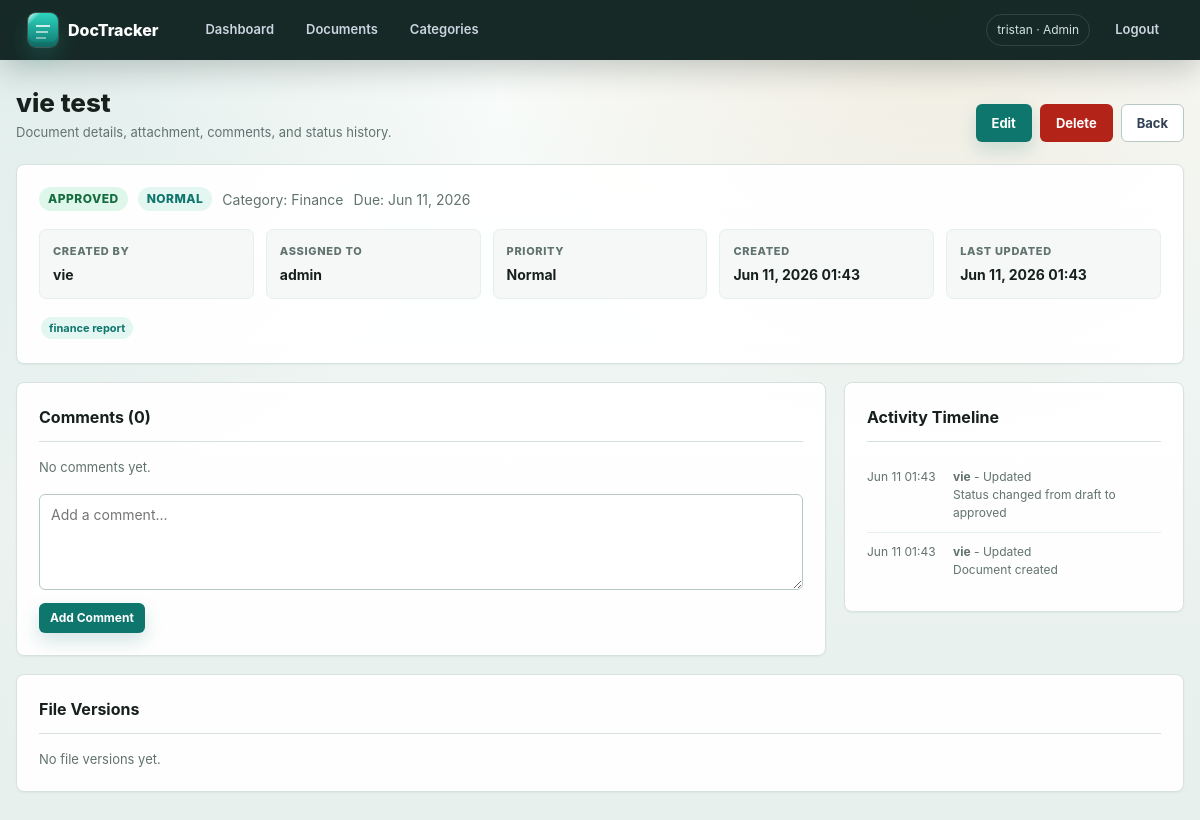
Page /documents/9/ (signed in) on the earlier database version.
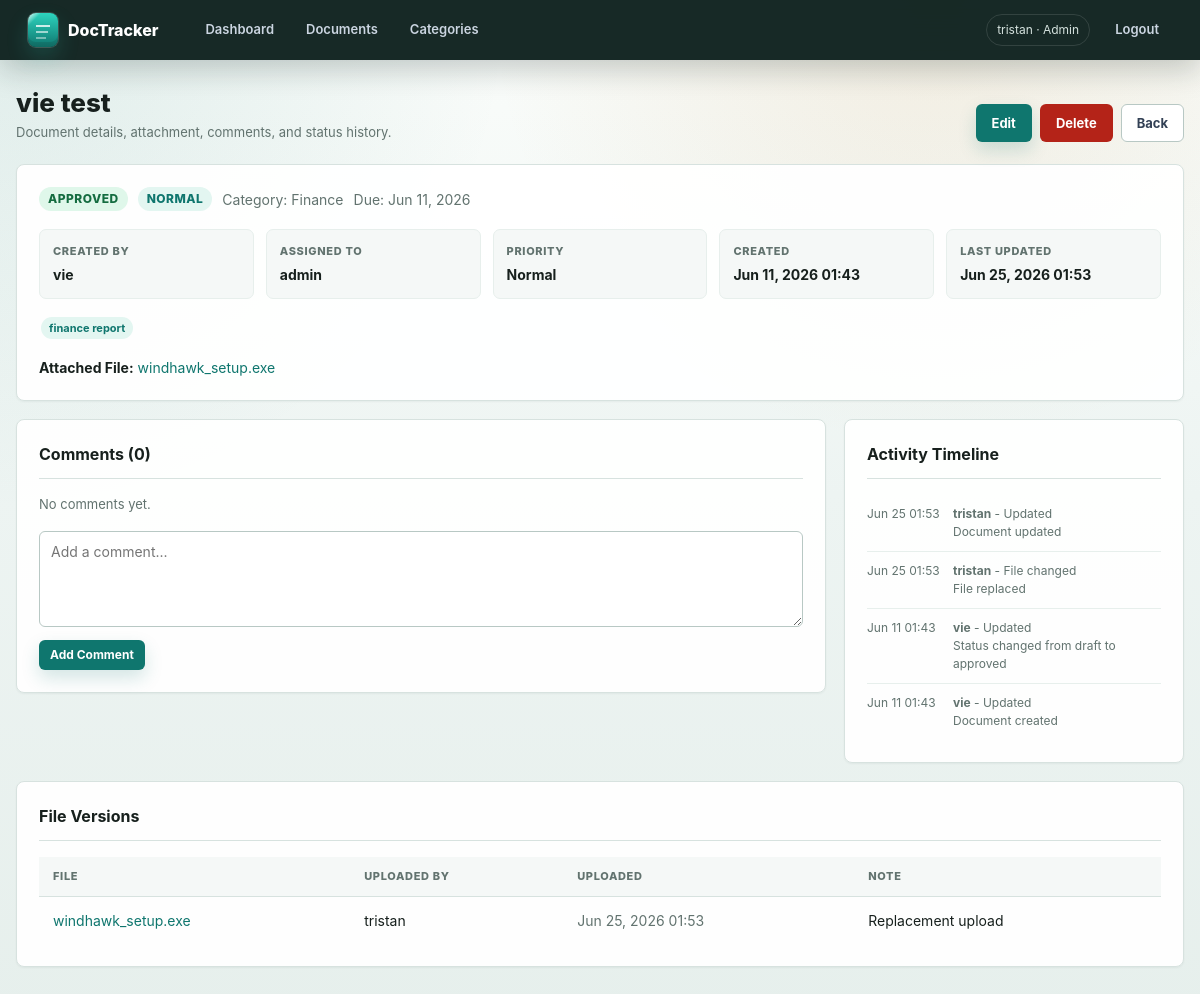
Same page on the later database version.
### documents/models.py (models this page shows, shortened)
class Document(models.Model):
    STATUS_CHOICES = [
        ('draft', 'Draft'),
        ('review', 'Under Review'),
        ('approved', 'Approved'),
        ('archived', 'Archived'),
    ]
    PRIORITY_CHOICES = [
        ('low', 'Low'),
        ('normal', 'Normal'),
        ('high', 'High'),
        ('urgent', 'Urgent'),
    ]
    title = models.CharField(max_length=255)
    description = models.TextField(blank=True)
    category = models.ForeignKey(Category, on_delete=models.SET_NULL, null=True, blank=True)
    status = models.CharField(max_length=50, default='draft')
    priority = models.CharField(max_length=20, choices=PRIORITY_CHOICES, default='normal')
    file = models.FileField(upload_to='documents/', null=True, blank=True)
    tags = models.CharField(max_length=500, blank=True, help_text="Comma-separated tags")
    created_by = models.ForeignKey(User, on_delete=models.SET_NULL, null=True, related_name='created_docs')
    assigned_to = models.ForeignKey(User, on_delete=models.SET_NULL, null=True, blank=True, related_name='assigned_docs')
    created_at = models.DateTimeField(auto_now_add=True)
    updated_at = models.DateTimeField(auto_now=True)
    due_date = models.DateField(null=True, blank=True)
    class Meta:
        ordering = ['-created_at']
    def get_tags_list(self):
        return [t.strip() for t in self.tags.split(',') if t.strip()]
    def get_status_display(self):
        status = DocumentStatus.objects.filter(code=self.status).first()
        if status:
            return status.label
        return dict(self.STATUS_CHOICES).get(self.status, self.status)
    @property
    def status_badge_class(self):
        return slugify(self.status) or 'custom'
    @property
    def is_overdue(self):
        return bool(self.due_date and self.due_date < timezone.localdate() and self.status not in ['approved', 'archived'])
    @property
    def is_due_soon(self):
        if not self.due_date or self.status in ['approved', 'archived']:
            return False
        today = timezone.localdate()
        return today <= self.due_date <= today + timedelta(days=7)

class DocumentHistory(models.Model):
    CHANGE_TYPES = [
        ('created', 'Created'),
        ('updated', 'Updated'),
        ('status', 'Status changed'),
        ('file', 'File changed'),
        ('comment', 'Comment added'),
    ]
    document = models.ForeignKey(Document, on_delete=models.CASCADE, related_name='history')
    changed_by = models.ForeignKey(User, on_delete=models.SET_NULL, null=True)
    change_type = models.CharField(max_length=20, choices=CHANGE_TYPES, default='updated')
    change_note = models.TextField()
    old_status = models.CharField(max_length=50, blank=True)
    new_status = models.CharField(max_length=50, blank=True)
    timestamp = models.DateTimeField(auto_now_add=True)
    class Meta:
        ordering = ['-timestamp']

class DocumentStatus(models.Model):
    code = models.SlugField(max_length=20, unique=True)
    label = models.CharField(max_length=50)
    allowed_next_statuses = models.ManyToManyField(
        'self',
        symmetrical=False,
        blank=True,
        related_name='previous_statuses',
        help_text="Statuses a document can move to from this status.",
    )
    created_at = models.DateTimeField(auto_now_add=True)
    class Meta:
        verbose_name_plural = "Document statuses"
        ordering = ['label']

class Category(models.Model):
    name = models.CharField(max_length=100, unique=True)
    description = models.TextField(blank=True)
    created_at = models.DateTimeField(auto_now_add=True)
    class Meta:
        verbose_name_plural = "Categories"
        ordering = ['name']

class DocumentFileVersion(models.Model):
    document = models.ForeignKey(Document, on_delete=models.CASCADE, related_name='file_versions')
    file = models.FileField(upload_to='documents/versions/')
    uploaded_by = models.ForeignKey(User, on_delete=models.SET_NULL, null=True)
    uploaded_at = models.DateTimeField(auto_now_add=True)
    note = models.TextField(blank=True)
    class Meta:
        ordering = ['-uploaded_at']

### documents/views.py (the view, shortened to what this page needs)
# urls.py: path('documents/<int:pk>/', views.document_detail, name='document_detail'),
@login_required
def document_detail(request, pk):
    doc = get_object_or_404(visible_documents(request.user), pk=pk)
    comment_form = CommentForm()
    comment_added = False
    comments = doc.comments.select_related('author').all()
    context = {
        'doc': doc,
        'can_manage_doc': can_manage_document(request.user, doc),
        'comment_form': comment_form,
        'history': doc.history.select_related('changed_by').all(),
        'comments': comments,
        'file_versions': doc.file_versions.select_related('uploaded_by').all(),
        'comment_added': comment_added,
    }
    template = 'documents/_comments_panel.html' if is_htmx(request) and request.method == 'POST' else 'documents/detail.html'
    return render(request, template, context)

### documents/forms.py
class CommentForm(forms.ModelForm):
    class Meta:
        model = Comment
        fields = ['text']
        widgets = {
            'text': forms.Textarea(attrs={'rows': 2, 'placeholder': 'Add a comment...'}),
        }
        labels = {'text': ''}

### documents/views.py (called while the page is built, shortened)
def is_htmx(request):
    return request.headers.get('HX-Request') == 'true'

def can_manage_document(user, document):
    if (
        user.is_staff or user.is_superuser or
        user_has_role(user, UserProfile.ROLE_ADMIN, UserProfile.ROLE_HR) or
        user.groups.filter(name__in=['Admin', 'Manager']).exists()
    ):
        return True

def can_view_all_documents(user):
    return (
        user.is_staff or user.is_superuser or
        user_has_role(user, UserProfile.ROLE_ADMIN, UserProfile.ROLE_HR) or
        user.groups.filter(name__in=['Admin', 'Manager', 'Viewer']).exists()
    )

def visible_documents(user):
    docs = Document.objects.select_related('category', 'created_by', 'assigned_to')
    if can_view_all_documents(user):
        return docs
    return docs.filter(Q(created_by=user) | Q(assigned_to=user))

### templates/documents/detail.html (shortened to what this page needs)
{% extends 'base.html' %}
{% block content %}
<div class="page-header">
  <div>
    <h1>{{ doc.title }}</h1>
    <p class="page-kicker">Document details, attachment, comments, and status history.</p>
  </div>
  <div class="actions">
    {% if can_manage_doc %}
    <a href="{% url 'document_edit' doc.pk %}" class="btn btn-primary">Edit</a>
    <a href="{% url 'document_delete' doc.pk %}" class="btn btn-danger">Delete</a>
    {% endif %}
    <a href="{% url 'document_list' %}" class="btn btn-secondary">Back</a>
  </div>
</div>
<div class="card">
  <div class="document-meta-line">
    <span class="badge badge-{{ doc.status_badge_class }}" style="font-size:12px;">{{ doc.get_status_display }}</span>
    <span class="badge badge-{{ doc.priority }}" style="font-size:12px;">{{ doc.get_priority_display }}</span>
    {% if doc.category %}<span class="text-muted">Category: {{ doc.category.name }}</span>{% endif %}
    {% if doc.due_date %}<span class="text-muted">Due: {{ doc.due_date|date:"M d, Y" }}</span>{% endif %}
  </div>
  <div class="detail-meta">
    <div class="meta-item">
      <div class="meta-label">Created By</div>
      <div class="meta-value">{{ doc.created_by.username|default:"-" }}</div>
    </div>
    <div class="meta-item">
      <div class="meta-label">Assigned To</div>
      <div class="meta-value">{{ doc.assigned_to.username|default:"-" }}</div>
    </div>
    <div class="meta-item">
      <div class="meta-label">Priority</div>
      <div class="meta-value">{{ doc.get_priority_display }}</div>
    </div>
    <div class="meta-item">
      <div class="meta-label">Created</div>
      <div class="meta-value">{{ doc.created_at|date:"M d, Y H:i" }}</div>
    </div>
    <div class="meta-item">
      <div class="meta-label">Last Updated</div>
      <div class="meta-value">{{ doc.updated_at|date:"M d, Y H:i" }}</div>
    </div>
  </div>
  {% if doc.get_tags_list %}
  <div class="mt-3">
    {% for tag in doc.get_tags_list %}<span class="tag">{{ tag }}</span>{% endfor %}
  </div>
  {% endif %}
  {% if doc.file %}
  <div class="mt-3">
    <strong>Attached File:</strong> <a href="{{ doc.file.url }}" target="_blank">{{ doc.file.name|cut:"documents/" }}</a>
  </div>
  {% endif %}
</div>
<div class="detail-grid">
  {% include 'documents/_comments_panel.html' %}
  <div class="card">
    <h2>Activity Timeline</h2>
    {% for h in history %}
    <div class="history-item">
      <span>{{ h.timestamp|date:"M d H:i" }}</span>
      <span><strong>{{ h.changed_by.username|default:"?" }}</strong> - {{ h.get_change_type_display }}<br>{{ h.change_note }}</span>
    </div>
    {% empty %}
    <p class="text-muted" style="font-size:13px;">No history yet.</p>
    {% endfor %}
  </div>
</div>
<div class="card">
  <h2>File Versions</h2>
  {% if file_versions %}
  <div class="table-wrap">
    <table>
      <thead><tr><th>File</th><th>Uploaded By</th><th>Uploaded</th><th>Note</th></tr></thead>
      <tbody>
      {% for version in file_versions %}
      <tr>
        <td><a href="{{ version.file.url }}" target="_blank">{{ version.file.name|cut:"documents/versions/"|cut:"documents/" }}</a></td>
        <td>{{ version.uploaded_by.username|default:"-" }}</td>
        <td class="text-muted">{{ version.uploaded_at|date:"M d, Y H:i" }}</td>
        <td>{{ version.note|default:"-" }}</td>
      </tr>
      {% endfor %}
      </tbody>
    </table>
  </div>
  {% else %}
  <p class="text-muted" style="font-size:13px;">No file versions yet.</p>
  {% endif %}
</div>
{% endblock %}

Differences in the rows shown:
changed Document "vie test": updated_at "Jun 11, 2026 01:43" → "Jun 25, 2026 01:53"; file.name (not shown) → "windhawk_setup.exe"
added DocumentHistory: timestamp "Jun 25 01:53", changed_by.username "tristan", change_type "Updated", change_note "Document updated"
added DocumentHistory: timestamp "Jun 25 01:53", changed_by.username "tristan", change_type "File changed", change_note "File replaced"
added DocumentFileVersion: file.name "windhawk_setup.exe", uploaded_by.username "tristan", uploaded_at "Jun 25, 2026 01:53", note "Replacement upload"
Other differences:
text no longer shown: "No file versions yet."
text now shown: "Attached File: FILE UPLOADED BY UPLOADED NOTE"
